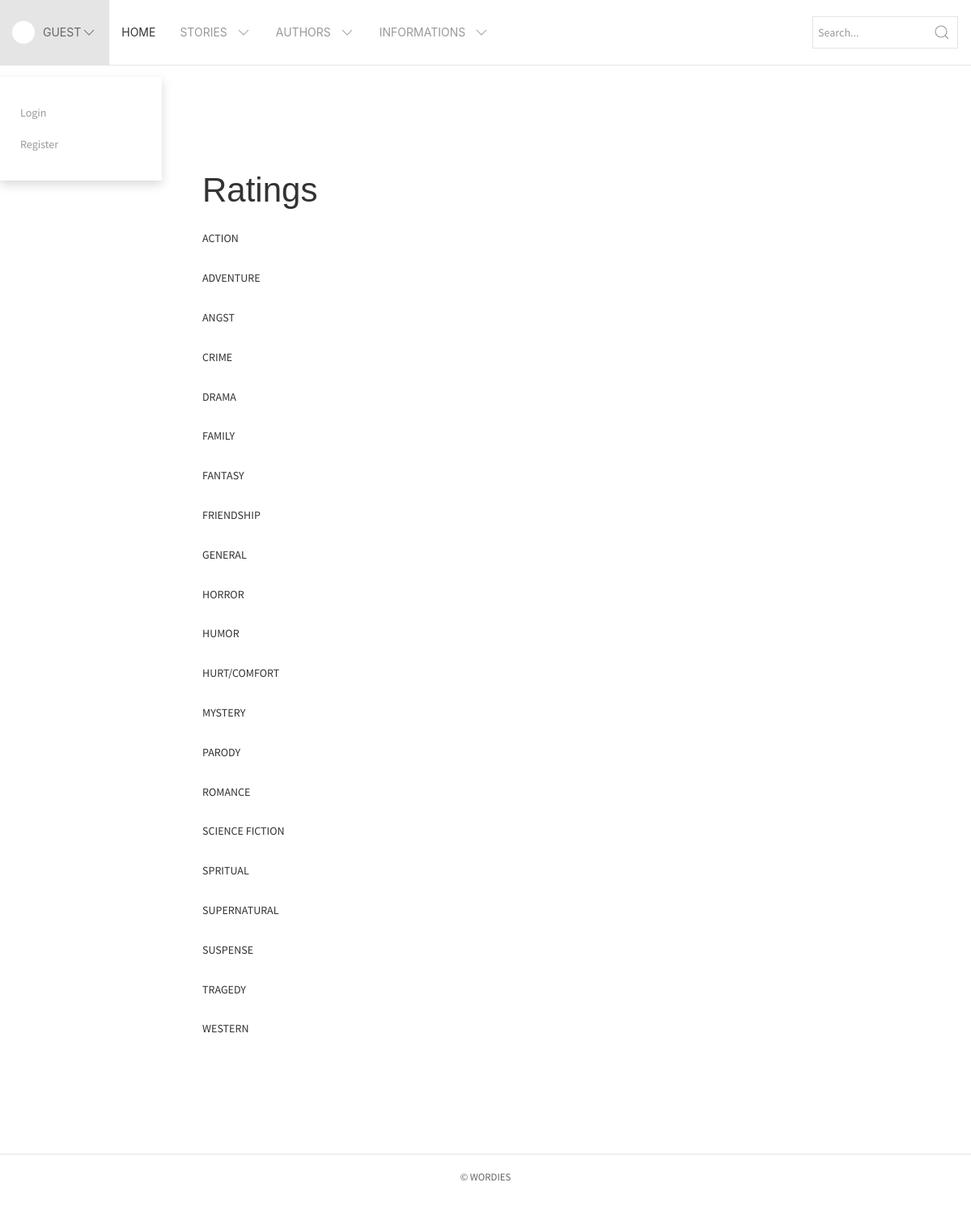
The app's page /index.php/master/genres with its own data.
### tables this page shows
CREATE TABLE IF NOT EXISTS `genres` (
  `genre_id` int(11) NOT NULL,
  `genre_name` varchar(100) NOT NULL,
  `genre_exp` text
);

### application/core/MY_Controller.php (called while the page is built, shortened)
<?php
class MY_Controller extends CI_Controller {
    protected $data = array();
    function __construct()
    {
      $this->load->model('Basic_model');
      $this->data['logged_in'] = $this->ion_auth->logged_in();
      $this->data['username'] = "Guest";
      $this->data['user_id'] =null;
      $this->data['img'] = null;
      $this->data['genres'] = $this->Basic_model->simple_select('genres');
      $this->data['types'] = $this->Basic_model->simple_select('categories');
      $this->data['ratings'] = $this->Basic_model->simple_select('ratings');
      $this->data['languages'] = $this->Basic_model->simple_select('languages');
      $this->data['message'] = null;
      $this->data['title'] = "Wordies";
      $this->data['explanation'] = "Manage and publish your stories online.";
      $this->data['image'] = "";
    }
    protected function render($the_view = NULL, $template = 'basic', $folder = '')
    {
      if(is_null($template))
      {
        $this->load->view($the_view, $this->data);
      }
      else
      {
          $this->data['the_view'] = $the_view;
          $this->data['folder'] = $folder;
          $this->data['the_view_content'] = (is_null($the_view)) ? '' : $this->load->view($folder.'/'.$the_view, $this->data, TRUE);
          $this->load->view('templates/'.$template.'_template', $this->data);
      }
  }
}

### application/controllers/Master.php (called while the page is built, shortened)
<?php if ( ! defined('BASEPATH')) exit('No direct script access allowed');
class Master extends MY_Controller {
	public function genres() {
		$this->data['genres'] = $this->Basic_model->simple_select('genres');
		$this->render('genres','basic', 'masters');
	}
}

### index.php (called while the page is built, shortened)
<?php
require_once BASEPATH.'core/CodeIgniter.php';

### application/models/Basic_model.php (called while the page is built, shortened)
<?php  if ( ! defined('BASEPATH')) exit('No direct script access allowed');
class Basic_model extends CI_Model
{
	public function simple_select($table, $where = null, $select = '*', $limit = null, $start = 0, $order_by = null) {
		$this->db->select($select);
		$this->db->from($table);
		$query = $this->db->get();
		return $query->result();
	}
}

### application/views/masters/genres.php (the view, shortened to what this page needs)
 <div class="uk-container uk-container-small uk-margin-xlarge">
<h1 class="uk-margin-large-top">Ratings</h1>
<dl class="uk-description-list">
<?php foreach ($genres as $genre) {
	?>
    <dt><?= $genre->genre_name; ?></dt>
<?php
}
?>
</dl>
</div>

### application/views/templates/parts/header.php (shortened to what this page needs)
<!DOCTYPE HTML>
<html>
<head>
    <link href="https://maxcdn.bootstrapcdn.com/font-awesome/4.7.0/css/font-awesome.min.css" rel="stylesheet">
    <link rel="stylesheet" href="<?=base_url();?>assets/css/uikit.css" />
    <link rel="stylesheet" href="<?=base_url();?>assets/css/app.css" />
</head>
<body>

### application/views/templates/parts/basic_header.php (shortened to what this page needs)
<nav id="main-menu" class="uk-navbar-container" uk-navbar>
	<div class="uk-navbar-left">
		<ul class="uk-navbar-nav">
			<li class="separator uk-padding-remove">
				<a href="#">
					<div class="uk-inline small-icon uk-margin-small-right uk-border-circle">
					</div>
					<span class="uk-visible@m"><?php echo $username ?></span> <span uk-icon="icon: chevron-down;" class="uk-margin-small-left@m"></span></a>
					<div class="uk-navbar-dropdown">
						<ul class="uk-nav uk-navbar-dropdown-nav">
							<?php if($logged_in == true) { ?>
							<li><a href="<?= base_url('author/'.$user_id)?>">My Profile</a></li>
							<li><a href="<?= base_url('dashboard/')?>">My Dashboard</a></li>
							<li><a href="<?= base_url('auth/edit_profile')?>">Edit Profile</a></li>
							<li class="uk-inline uk-display-block uk-hidden@m"><a href="<?= base_url('notifications')?>">Notifications <span class="cnotif uk-position-top-right uk-badge uk-float-right uk-margin-small-top uk-hidden"></span></a></li>
							<li class="uk-inline uk-display-block uk-hidden@m"><a href="<?= base_url('messages')?>">Messages <span class="cmessage uk-position-top-right uk-badge uk-float-right uk-margin-small-top uk-hidden"></span></a></li>
							<li class="uk-inline uk-display-block uk-hidden@m"><a href="<?= base_url('dashboard/comments')?>">New Comments <span class="ccomment uk-position-top-right uk-badge uk-float-right uk-margin-small-top uk-hidden"></span></a></li>
							<li class="uk-nav-divider"></li>
							<li><a href="<?=base_url('auth/logout')?>">Log Out</a></li>
							<?php } else { ?>
							<li><a href="<?= base_url('auth/login')?>">Login</a></li>
							<li><a href="<?= base_url('auth/register')?>">Register</a></li>
							<?php } ?>
						</ul>
					</div>
				</li>
				<li class="uk-active uk-visible@m"><a href="<?= base_url()?>">Home</a></li>
				<li class="uk-visible@m">
					<a href="#">Stories <span uk-icon="icon: chevron-down;" class="uk-margin-small-left"></span></a>
				</li>
				<li class="uk-visible@m">
					<a href="<?= base_url('authors') ?>">Authors <span uk-icon="icon: chevron-down;" class="uk-margin-small-left"></span></a>
				</li>
				<li class="uk-visible@l">
					<a href="#">Informations <span uk-icon="icon: chevron-down;" class="uk-margin-small-left"></span></a>
				</li>
			</ul>
		</div>
		<div class="uk-navbar-right uk-margin-small-top">
			<ul class="uk-subnav uk-subnav-divider uk-margin-small-top">
				<li>
					<form class="uk-search uk-search-default">
						<a class="uk-search-icon-flip" id="search-button" uk-search-icon></a>
						<input class="uk-search-input" type="search" id="search-input" placeholder="Search...">
					</form>
				</li>
			</ul>
		</div>
	</nav>

### application/views/templates/basic_template.php
<?php defined('BASEPATH') OR exit('No direct script access allowed');
$this->load->view('templates/parts/header'); ?>
<?php $this->load->view('templates/parts/basic_header'); ?>
<?php echo $the_view_content;?>
<footer>
  <p>&copy; Wordies
</footer>
<?php $this->load->view('templates/parts/footer');?>

### application/views/templates/parts/footer.php (shortened to what this page needs)
</body>
</html>

### assets/css/app.css (style rules this page uses)
html, body { background: #fff; font-family: 'Source Sans Pro', sans-serif; line-height: 1.8em; min-height: 100vh; }
h1, h2, h3, h4, h5, h6 { font-family: 'Crimson Text', sans-serif; }
#main-menu { border-bottom: 1px solid #e5e5e5; padding-right: 1em; position: fixed; left: 0; top: 0; width: calc(100% - 1em); z-index: 999; }
footer { padding: 1em; margin: 1em 0; border-top: 1px solid #e5e5e5; text-align: center; text-transform: uppercase; font-size: .8em; }
.separator { background: #e5e5e5; color: #fff; }
.small-icon { width: 2em; height: 2em; background: #fff; }

### records on screen
genres: genre_name "ACTION"
genres: genre_name "ADVENTURE"
genres: genre_name "ANGST"
genres: genre_name "CRIME"
genres: genre_name "DRAMA"
genres: genre_name "FAMILY"
genres: genre_name "FANTASY"
genres: genre_name "FRIENDSHIP"
genres: genre_name "GENERAL"
genres: genre_name "HORROR"
genres: genre_name "HUMOR"
genres: genre_name "HURT/COMFORT"
genres: genre_name "MYSTERY"
genres: genre_name "PARODY"
genres: genre_name "ROMANCE"
genres: genre_name "SCIENCE FICTION"
genres: genre_name "SPRITUAL"
genres: genre_name "SUPERNATURAL"
genres: genre_name "SUSPENSE"
genres: genre_name "TRAGEDY"
genres: genre_name "WESTERN"

### other values on screen
$username "GUEST"
